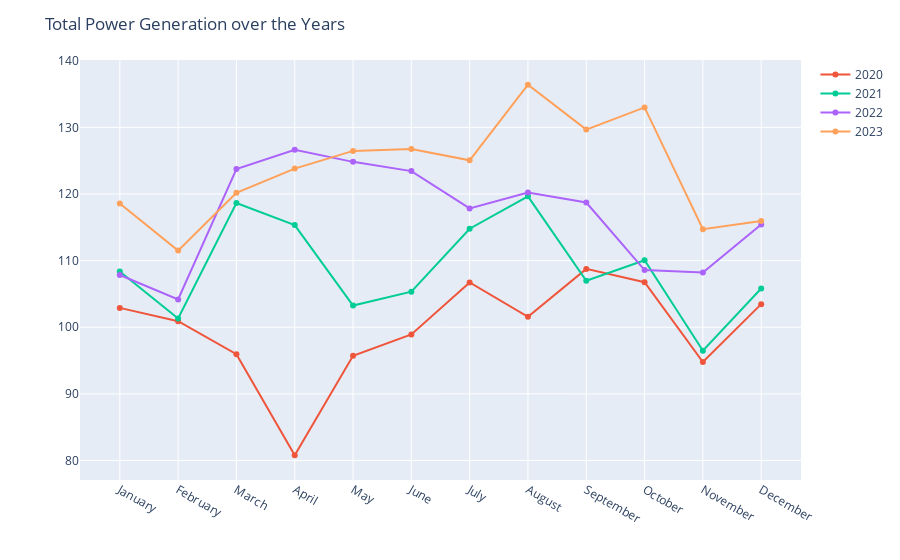

Notebook cell for this chart:
### Code cell
fig = px.line()

# Add traces for each dataset
fig.add_scatter(x=year_2020['Monthly'], y=year_2020['Total_Power_Generation'], name='2020')
fig.add_scatter(x=year_2021['Monthly'], y=year_2021['Total_Power_Generation'], name='2021')
fig.add_scatter(x=year_2022['Monthly'], y=year_2022['Total_Power_Generation'], name='2022')
fig.add_scatter(x=year_2023['Monthly'], y=year_2023['Total_Power_Generation'], name='2023')
# Update layout if needed
fig.update_layout(title='Total Power Generation over the Years')

# Show the figure
fig.show()

### Figure 1 — Plotly figure (JSON) as saved in the notebook; plotly's stock layout.template omitted (floating-point values rounded to 4 significant figures)
{"data": [{"hovertemplate": "<extra></extra>", "legendgroup": "", "line": {"color": "#636efa", "dash": "solid"}, "marker": {"symbol": "circle"}, "mode": "lines", "name": "", "orientation": "v", "showlegend": false, "type": "scatter", "xaxis": "x", "yaxis": "y"}, {"name": "2020", "type": "scatter", "x": ["January", "February", "March", "April", "May", "June", "July", "August", "September", "October", "November", "December"], "y": [102.9, 100.9, 95.96, 80.79, 95.72, 98.93, 106.7, 101.6, 108.8, 106.8, 94.78, 103.5]}, {"name": "2021", "type": "scatter", "x": ["January", "February", "March", "April", "May", "June", "July", "August", "September", "October", "November", "December"], "y": [108.4, 101.3, 118.6, 115.3, 103.3, 105.3, 114.8, 119.6, 107.0, 110.1, 96.48, 105.8]}, {"name": "2022", "type": "scatter", "x": ["January", "February", "March", "April", "May", "June", "July", "August", "September", "October", "November", "December"], "y": [107.8, 104.2, 123.8, 126.6, 124.8, 123.4, 117.8, 120.2, 118.7, 108.6, 108.2, 115.4]}, {"name": "2023", "type": "scatter", "x": ["January", "February", "March", "April", "May", "June", "July", "August", "September", "October", "November", "December"], "y": [118.6, 111.5, 120.2, 123.8, 126.5, 126.8, 125.1, 136.4, 129.7, 133.0, 114.7, 115.9]}], "layout": {"legend": {"tracegroupgap": 0}, "margin": {"t": 60}, "title": {"text": "Total Power Generation over the Years"}, "xaxis": {"anchor": "y", "domain": [0, 1]}, "yaxis": {"anchor": "x", "domain": [0, 1]}}}
